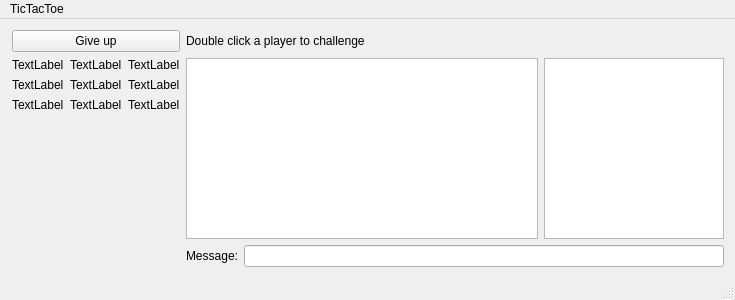
<?xml version="1.0" encoding="UTF-8"?>
<ui version="4.0">
 <class>MainWindow</class>
 <widget class="QMainWindow" name="MainWindow">
  <property name="geometry">
   <rect>
    <x>0</x>
    <y>0</y>
    <width>735</width>
    <height>300</height>
   </rect>
  </property>
  <property name="sizePolicy">
   <sizepolicy hsizetype="Preferred" vsizetype="Preferred">
    <horstretch>0</horstretch>
    <verstretch>0</verstretch>
   </sizepolicy>
  </property>
  <property name="minimumSize">
   <size>
    <width>735</width>
    <height>300</height>
   </size>
  </property>
  <property name="maximumSize">
   <size>
    <width>16777215</width>
    <height>16777215</height>
   </size>
  </property>
  <property name="windowTitle">
   <string>TicTacToe</string>
  </property>
  <widget class="QWidget" name="centralWidget">
   <layout class="QGridLayout" name="gridLayout">
    <property name="leftMargin">
     <number>12</number>
    </property>
    <property name="horizontalSpacing">
     <number>6</number>
    </property>
    <item row="2" column="1">
     <layout class="QGridLayout" name="gridLayout_chat">
      <item row="0" column="0">
       <layout class="QHBoxLayout" name="layout_chat1">
        <item>
         <widget class="QTextEdit" name="textEdit">
          <property name="focusPolicy">
           <enum>Qt::NoFocus</enum>
          </property>
          <property name="readOnly">
           <bool>true</bool>
          </property>
         </widget>
        </item>
        <item>
         <widget class="QListWidget" name="listWidget">
          <property name="maximumSize">
           <size>
            <width>180</width>
            <height>16777215</height>
           </size>
          </property>
          <property name="focusPolicy">
           <enum>Qt::NoFocus</enum>
          </property>
         </widget>
        </item>
       </layout>
      </item>
      <item row="1" column="0">
       <layout class="QHBoxLayout" name="layout_chat2">
        <item>
         <widget class="QLabel" name="label">
          <property name="text">
           <string>Message:</string>
          </property>
         </widget>
        </item>
        <item>
         <widget class="QLineEdit" name="lineEdit"/>
        </item>
       </layout>
      </item>
     </layout>
    </item>
    <item row="2" column="0">
     <layout class="QGridLayout" name="gridLayout_game">
      <property name="sizeConstraint">
       <enum>QLayout::SetFixedSize</enum>
      </property>
      <item row="0" column="0">
       <widget class="ClickableLabel" name="grid_00">
        <property name="text">
         <string>TextLabel</string>
        </property>
       </widget>
      </item>
      <item row="2" column="1">
       <widget class="ClickableLabel" name="grid_21">
        <property name="text">
         <string>TextLabel</string>
        </property>
       </widget>
      </item>
      <item row="2" column="2">
       <widget class="ClickableLabel" name="grid_22">
        <property name="text">
         <string>TextLabel</string>
        </property>
       </widget>
      </item>
      <item row="3" column="0">
       <spacer name="verticalSpacer">
        <property name="orientation">
         <enum>Qt::Vertical</enum>
        </property>
        <property name="sizeHint" stdset="0">
         <size>
          <width>20</width>
          <height>40</height>
         </size>
        </property>
       </spacer>
      </item>
      <item row="1" column="0">
       <widget class="ClickableLabel" name="grid_10">
        <property name="text">
         <string>TextLabel</string>
        </property>
       </widget>
      </item>
      <item row="2" column="0">
       <widget class="ClickableLabel" name="grid_20">
        <property name="text">
         <string>TextLabel</string>
        </property>
       </widget>
      </item>
      <item row="0" column="1">
       <widget class="ClickableLabel" name="grid_01">
        <property name="text">
         <string>TextLabel</string>
        </property>
       </widget>
      </item>
      <item row="1" column="2">
       <widget class="ClickableLabel" name="grid_12">
        <property name="text">
         <string>TextLabel</string>
        </property>
       </widget>
      </item>
      <item row="1" column="1">
       <widget class="ClickableLabel" name="grid_11">
        <property name="text">
         <string>TextLabel</string>
        </property>
       </widget>
      </item>
      <item row="0" column="2">
       <widget class="ClickableLabel" name="grid_02">
        <property name="text">
         <string>TextLabel</string>
        </property>
       </widget>
      </item>
     </layout>
    </item>
    <item row="1" column="0">
     <widget class="QPushButton" name="button_giveUp">
      <property name="text">
       <string>Give up</string>
      </property>
     </widget>
    </item>
    <item row="1" column="1">
     <widget class="QLabel" name="label_infoDoubleClick">
      <property name="text">
       <string>Double click a player to challenge</string>
      </property>
     </widget>
    </item>
   </layout>
  </widget>
  <widget class="QMenuBar" name="menuBar">
   <property name="geometry">
    <rect>
     <x>0</x>
     <y>0</y>
     <width>735</width>
     <height>21</height>
    </rect>
   </property>
   <widget class="QMenu" name="menuTicTacToe">
    <property name="title">
     <string>TicTacToe</string>
    </property>
    <addaction name="actionAbout"/>
   </widget>
   <addaction name="menuTicTacToe"/>
  </widget>
  <widget class="QStatusBar" name="statusBar"/>
  <action name="actionAbout">
   <property name="text">
    <string>About</string>
   </property>
  </action>
 </widget>
 <layoutdefault spacing="6" margin="11"/>
 <customwidgets>
  <customwidget>
   <class>ClickableLabel</class>
   <extends>QLabel</extends>
   <header>hcpp/clickablelabel.h</header>
  </customwidget>
 </customwidgets>
 <resources/>
 <connections/>
</ui>
